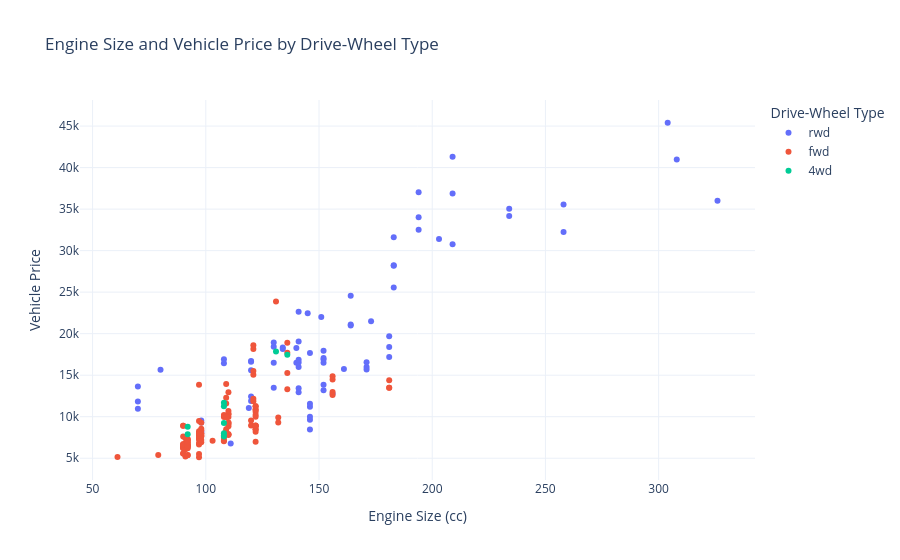

Notebook source saved alongside this figure:
### Markdown cell above
## Engine Size, Price and Drive-Wheel Type

The previous analysis identified a positive relationship between engine size and vehicle price. This plot extends the analysis by distinguishing vehicles according to drive-wheel type.

Colouring the points by drivetrain helps explore whether the relationship between engine size and price varies across vehicle groups. Differences between groups should be interpreted cautiously because other characteristics, such as horsepower, vehicle weight, and brand, may also contribute to price differences.

### Code cell
# Create an interactive scatter plot coloured by drive-wheel type
fig = px.scatter(
    df,
    x="enginesize",
    y="price",
    color="drivewheel",
    hover_data=["car_model", "horsepower", "curbweight"],
    title="Engine Size and Vehicle Price by Drive-Wheel Type",
    labels={
        "enginesize": "Engine Size (cc)",
        "price": "Vehicle Price",
        "drivewheel": "Drive-Wheel Type",
        "car_model": "Car Model",
        "horsepower": "Horsepower",
        "curbweight": "Curb Weight"
    }
)

fig.update_layout(
    template="plotly_white",
    xaxis_title="Engine Size (cc)",
    yaxis_title="Vehicle Price",
    legend_title="Drive-Wheel Type"
)

fig.show()

### Figure 1 — Plotly figure (JSON) as saved in the notebook; plotly's stock layout.template omitted (floating-point values rounded to 4 significant figures; data arrays with more than 128 entries replaced by an {"elided": "..."} marker saying what was removed)
{"data": [{"customdata": {"elided": "76x3 mixed values"}, "hovertemplate": "Drive-Wheel Type=rwd<br>Engine Size (cc)=%{x}<br>Vehicle Price=%{y}<br>Car Model=%{customdata[0]}<br>Horsepower=%{customdata[1]}<br>Curb Weight=%{customdata[2]}<extra></extra>", "legendgroup": "rwd", "marker": {"color": "#636efa", "symbol": "circle"}, "mode": "markers", "name": "rwd", "orientation": "v", "showlegend": true, "type": "scatter", "x": [130, 130, 152, 108, 108, 164, 164, 164, 209, 209, 209, 111, 119, 258, 258, 326, 70, 70, 70, 80, 140, 134, 183, 183, 183, 183, 234, 234, 308, 304, 140, 181, 181, 181, 120, 152, 120, 152, 120, 152, 120, 152, 120, 152, 134, 156, 151, 194, 194, 194, 203, 98, 98, 98, 98, 146, 146, 146, 146, 146, 146, 171, 171, 171, 161, 141, 141, 141, 141, 130, 130, 141, 141, 173, 145, 141], "xaxis": "x", "y": [13495, 16500, 16500, 16430, 16925, 20970, 21105, 24565, 30760, 41315, 36880, 6785, 11048, 32250, 35550, 36000, 10945, 11845, 13645, 15645, 18280, 18344, 25552, 28248, 28176, 31600, 34184, 35056, 40960, 45400, 16503, 17199, 19699, 18399, 11900, 13200, 12440, 13860, 15580, 16900, 16695, 17075, 16630, 17950, 18150, 12764, 22018, 32528, 34028, 37028, 31400.0, 8058, 8238, 9298, 9538, 8449, 9639, 9989, 11199, 11549, 17669, 16558, 15998, 15690, 15750, 12940, 13415, 15985, 16515, 18420, 18950, 16845, 19045, 21485, 22470, 22625], "yaxis": "y"}, {"customdata": {"elided": "120x3 mixed values"}, "hovertemplate": "Drive-Wheel Type=fwd<br>Engine Size (cc)=%{x}<br>Vehicle Price=%{y}<br>Car Model=%{customdata[0]}<br>Horsepower=%{customdata[1]}<br>Curb Weight=%{customdata[2]}<extra></extra>", "legendgroup": "fwd", "marker": {"color": "#EF553B", "symbol": "circle"}, "mode": "markers", "name": "fwd", "orientation": "v", "showlegend": true, "type": "scatter", "x": [109, 136, 136, 136, 131, 61, 90, 90, 90, 90, 98, 90, 90, 90, 98, 122, 156, 92, 92, 79, 92, 92, 92, 92, 110, 110, 110, 110, 110, 110, 90, 90, 91, 91, 91, 91, 91, 122, 122, 122, 122, 122, 122, 92, 92, 92, 98, 110, 122, 156, 156, 156, 122, 122, 110, 110, 97, 103, 97, 97, 97, 97, 97, 97, 97, 97, 120, 120, 181, 181, 181, 90, 98, 90, 90, 98, 122, 132, 132, 121, 121, 121, 121, 121, 121, 97, 108, 108, 108, 108, 108, 108, 92, 92, 92, 92, 98, 98, 110, 110, 98, 98, 98, 122, 110, 122, 122, 122, 97, 109, 97, 109, 109, 97, 109, 109, 109, 136, 97, 109], "xaxis": "x", "y": [13950, 15250, 17710, 18920, 23875, 5151, 6295, 6575, 5572, 6377, 7957, 6229, 6692, 7609, 8558, 8921, 12964, 6479, 6855, 5399, 6529, 7129, 7295, 7295, 7895, 9095, 8845, 10295, 12945, 10345, 8916.0, 8916.0, 5195, 6095, 6795, 6695, 7395, 8845, 8495, 10595, 10245, 10795, 11245, 5389, 6189, 6669, 7689, 9959, 8499, 12629, 14869, 14489, 6989, 8189, 9279, 9279, 5499, 7099, 6649, 6849, 7349, 7299, 7799, 7499, 7999, 8249, 8949, 9549, 13499, 14399, 13499, 5572, 7957, 6229, 6692, 7609, 8921, 9295, 9895, 11850, 12170, 15040, 15510, 18150, 18620, 5118, 7053, 7126, 7775, 9960, 7463, 10198, 5348, 6338, 6488, 6918, 6938, 7198, 7898, 7788, 7738, 8358, 9258, 8948, 10698, 9988, 10898, 11248, 7775, 7975, 7995, 8195, 8495, 9495, 9995, 11595, 9980, 13295, 13845, 12290], "yaxis": "y"}, {"customdata": [["100ls", 115, 2824], ["5000s", 160, 3053], ["dl", 73, 2240], ["r1", 82, 2385], ["r2", 111, 2510], ["dl", 82, 2420], ["dl", 111, 2650], ["corolla 1600 (sw)", 62, 2290], ["carina", 62, 3110]], "hovertemplate": "Drive-Wheel Type=4wd<br>Engine Size (cc)=%{x}<br>Vehicle Price=%{y}<br>Car Model=%{customdata[0]}<br>Horsepower=%{customdata[1]}<br>Curb Weight=%{customdata[2]}<extra></extra>", "legendgroup": "4wd", "marker": {"color": "#00cc96", "symbol": "circle"}, "mode": "markers", "name": "4wd", "orientation": "v", "showlegend": true, "type": "scatter", "x": [136, 131, 108, 108, 108, 108, 108, 92, 92], "xaxis": "x", "y": [17450, 17860.0, 7603, 9233, 11259, 8013, 11694, 7898, 8778], "yaxis": "y"}], "layout": {"legend": {"title": {"text": "Drive-Wheel Type"}, "tracegroupgap": 0}, "title": {"text": "Engine Size and Vehicle Price by Drive-Wheel Type"}, "xaxis": {"anchor": "y", "domain": [0, 1], "title": {"text": "Engine Size (cc)"}}, "yaxis": {"anchor": "x", "domain": [0, 1], "title": {"text": "Vehicle Price"}}}}
